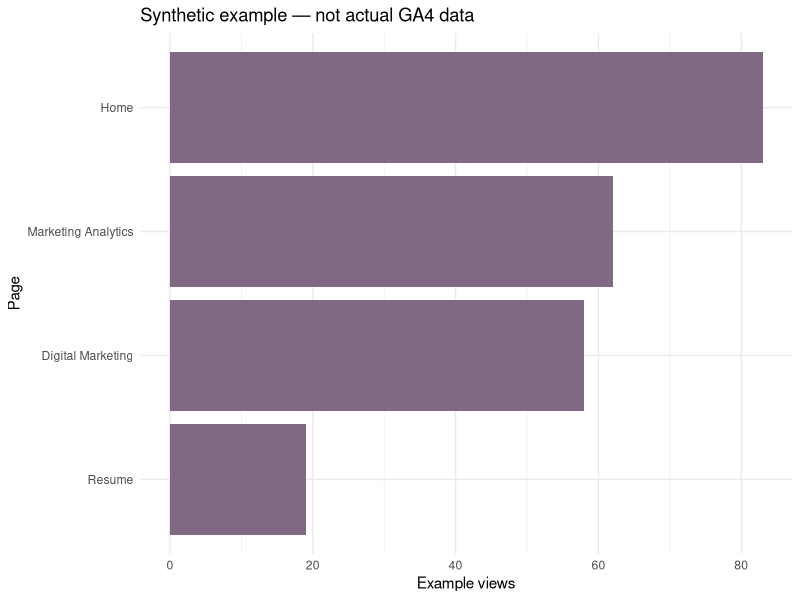

This chart was generated by the following R code:
## ---- chunk 1
library(ggplot2)
d <- read.csv("data/ga4_sample.csv")
s <- aggregate(views ~ page, d, sum)
ggplot(s, aes(reorder(page, views), views)) + geom_col(fill="#806a83") + coord_flip() + labs(x="Page",y="Example views",title="Synthetic example — not actual GA4 data") + theme_minimal()
